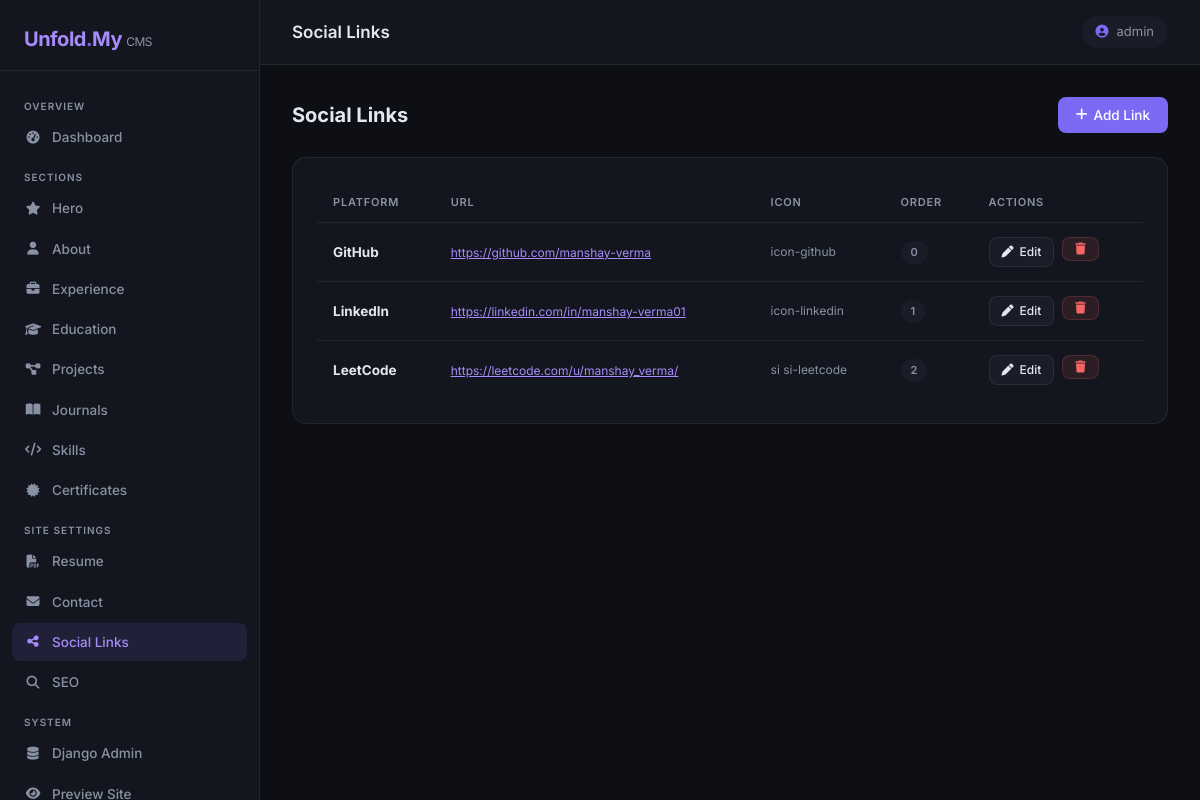
The page /admin-panel/social/ (signed in) on the database its author committed.
### profile_1/models.py (models this page shows, shortened)
class SocialLink(models.Model):
    platform = models.CharField(max_length=100)
    url = models.URLField()
    icon = models.CharField(max_length=100, blank=True, help_text="Icon class name, e.g. icon-twitter")
    display_order = models.PositiveIntegerField(default=0)
    class Meta:
        ordering = ["display_order", "platform"]

### profile_1/admin_panel/views.py (the view)
# urls.py: path("social/",            views.social_list,         name="social"),
@staff_required
def social_list(request):
    items = SocialLink.objects.all()
    return render(request, "admin-panel/social.html", {"items": items})

### profile_1/admin_panel/views.py (called while the page is built)
def staff_required(view_func):
    @wraps(view_func)
    def wrapper(request, *args, **kwargs):
        if not (request.user.is_authenticated and request.user.is_staff):
            return redirect("admin_panel:login")
        return view_func(request, *args, **kwargs)
    return wrapper

### profile_1/templates/admin-panel/social.html (shortened to what this page needs)
{% extends "admin-panel/base.html" %}
{% block page_title_header %}Social Links{% endblock %}
{% block nav_social %}active{% endblock %}
{% block content %}
<div class="page-header">
  <h2>Social Links</h2>
  <a href="{% url 'admin_panel:social-add' %}" class="btn-panel btn-primary-panel"><i class="fa-solid fa-plus"></i> Add Link</a>
</div>
<div class="panel-card">
  {% if items %}
  <table class="panel-table">
    <thead>
      <tr><th>Platform</th><th>URL</th><th>Icon</th><th>Order</th><th>Actions</th></tr>
    </thead>
    <tbody>
      {% for item in items %}
      <tr>
        <td><strong>{{ item.platform }}</strong></td>
        <td><a href="{{ item.url }}" target="_blank" style="color:var(--accent2);font-size:12px;">{{ item.url|truncatechars:40 }}</a></td>
        <td style="color:var(--muted);font-size:12px;">{{ item.icon|default:"—" }}</td>
        <td><span class="badge-panel badge-muted">{{ item.display_order }}</span></td>
        <td>
          <div style="display:flex;gap:8px;">
            <a href="{% url 'admin_panel:social-edit' item.pk %}" class="btn-panel btn-secondary-panel btn-sm-panel"><i class="fa-solid fa-pen"></i> Edit</a>
            <form method="post" action="{% url 'admin_panel:social-delete' item.pk %}" style="display:inline;" onsubmit="return confirm('Delete?')">
              {% csrf_token %}<button type="submit" class="btn-panel btn-danger-panel btn-sm-panel"><i class="fa-solid fa-trash"></i></button>
            </form>
          </div>
        </td>
      </tr>
      {% endfor %}
    </tbody>
  </table>
  {% else %}
  <div class="empty-state"><i class="fa-solid fa-share-nodes"></i>No social links yet.</div>
  {% endif %}
</div>
{% endblock %}

### profile_1/templates/admin-panel/base.html (shortened to what this page needs)
{% load static %}
<!DOCTYPE html>
<html lang="en">
<head>
  <link rel="stylesheet" href="https://cdn.jsdelivr.net/npm/bootstrap@5.3.2/dist/css/bootstrap.min.css">
  <link rel="stylesheet" href="https://cdnjs.cloudflare.com/ajax/libs/font-awesome/6.5.1/css/all.min.css">
</head>
<body>
  <aside class="sidebar">
    <div class="sidebar-brand">Unfold<span>.</span>My <span style="font-size:12px;font-weight:400;color:var(--muted)">CMS</span></div>
    <nav class="sidebar-nav">
      <div class="nav-section-label">Overview</div>
      <a href="{% url 'admin_panel:dashboard' %}" class="sidebar-link {% block nav_dashboard %}{% endblock %}">
        <i class="fa-solid fa-gauge-high"></i> Dashboard
      </a>
      <div class="nav-section-label">Sections</div>
      <a href="{% url 'admin_panel:hero' %}" class="sidebar-link {% block nav_hero %}{% endblock %}">
        <i class="fa-solid fa-star"></i> Hero
      </a>
      <a href="{% url 'admin_panel:about' %}" class="sidebar-link {% block nav_about %}{% endblock %}">
        <i class="fa-solid fa-user"></i> About
      </a>
      <a href="{% url 'admin_panel:experience' %}" class="sidebar-link {% block nav_experience %}{% endblock %}">
        <i class="fa-solid fa-briefcase"></i> Experience
      </a>
      <a href="{% url 'admin_panel:education' %}" class="sidebar-link {% block nav_education %}{% endblock %}">
        <i class="fa-solid fa-graduation-cap"></i> Education
      </a>
      <a href="{% url 'admin_panel:projects' %}" class="sidebar-link {% block nav_projects %}{% endblock %}">
        <i class="fa-solid fa-diagram-project"></i> Projects
      </a>
      <a href="{% url 'admin_panel:journals' %}" class="sidebar-link {% block nav_journals %}{% endblock %}">
        <i class="fa-solid fa-book-open"></i> Journals
      </a>
      <a href="{% url 'admin_panel:skills' %}" class="sidebar-link {% block nav_skills %}{% endblock %}">
        <i class="fa-solid fa-code"></i> Skills
      </a>
      <a href="{% url 'admin_panel:certifications' %}" class="sidebar-link {% block nav_certifications %}{% endblock %}">
        <i class="fa-solid fa-certificate"></i> Certificates
      </a>
      <div class="nav-section-label">Site Settings</div>
      <a href="{% url 'admin_panel:resume' %}" class="sidebar-link {% block nav_resume %}{% endblock %}">
        <i class="fa-solid fa-file-pdf"></i> Resume
      </a>
      <a href="{% url 'admin_panel:contact' %}" class="sidebar-link {% block nav_contact %}{% endblock %}">
        <i class="fa-solid fa-envelope"></i> Contact
      </a>
      <a href="{% url 'admin_panel:social' %}" class="sidebar-link {% block nav_social %}{% endblock %}">
        <i class="fa-solid fa-share-nodes"></i> Social Links
      </a>
      <a href="{% url 'admin_panel:seo' %}" class="sidebar-link {% block nav_seo %}{% endblock %}">
        <i class="fa-solid fa-magnifying-glass"></i> SEO
      </a>
      <div class="nav-section-label">System</div>
      <a href="/admin/" target="_blank" class="sidebar-link">
        <i class="fa-solid fa-database"></i> Django Admin
      </a>
      <a href="/" target="_blank" class="sidebar-link">
        <i class="fa-solid fa-eye"></i> Preview Site
      </a>
    </nav>
  </aside>
  <div class="main-content">
    <div class="topbar">
      <h1>{% block page_title_header %}Dashboard{% endblock %}</h1>
      <div class="user-chip"><i class="fa-solid fa-circle-user"></i> {{ request.user.username }}</div>
    </div>
    <div class="page-body">
      {% block content %}{% endblock %}
    </div>
  </div>
</body>
</html>

### profile_1/templates/admin-panel/base.html (style rules this page uses)
:root { --sidebar-w: 260px; --bg: #0d0f14; --surface: #13161e; --surface2: #1a1d28; --border: rgba(255,255,255,0.07); --accent: #7c6af5; --accent2: #a78bfa; --text: #e2e8f0; --muted: #8892a4; --danger: #f56565; --success: #48bb78; }
*, *::before, *::after { box-sizing: border-box; }
body { margin: 0; font-family: 'Inter', sans-serif; background: var(--bg); color: var(--text); min-height: 100vh; }
.sidebar { position: fixed; top: 0; left: 0; width: var(--sidebar-w); height: 100vh; background: var(--surface); border-right: 1px solid var(--border); display: flex; flex-direction: column; z-index: 100; overflow-y: auto; }
.sidebar-brand { padding: 24px 24px 16px; font-size: 20px; font-weight: 700; letter-spacing: -0.5px; color: var(--accent2); border-bottom: 1px solid var(--border); }
.sidebar-brand span { color: var(--accent); }
.sidebar-nav { flex: 1; padding: 16px 12px; }
.nav-section-label { font-size: 10px; text-transform: uppercase; letter-spacing: 1px; color: var(--muted); padding: 12px 12px 4px; font-weight: 600; }
.sidebar-link { display: flex; align-items: center; gap: 10px; padding: 9px 12px; border-radius: 8px; font-size: 13.5px; font-weight: 500; color: var(--muted); text-decoration: none; margin-bottom: 2px; transition: all .15s ease; }
.sidebar-link:hover, .sidebar-link.active { background: rgba(124,106,245,.12); color: var(--accent2); }
.sidebar-link i { width: 18px; text-align: center; font-size: 13px; }
.main-content { margin-left: var(--sidebar-w); min-height: 100vh; display: flex; flex-direction: column; }
.topbar { position: sticky; top: 0; z-index: 50; background: var(--surface); border-bottom: 1px solid var(--border); padding: 16px 32px; display: flex; align-items: center; justify-content: space-between; }
.topbar h1 { font-size: 17px; font-weight: 600; margin: 0; }
.topbar .user-chip { background: var(--surface2); border-radius: 40px; padding: 6px 14px; font-size: 13px; color: var(--muted); display: flex; align-items: center; gap: 8px; }
.topbar .user-chip i { color: var(--accent); }
.page-body { flex: 1; padding: 32px; }
.panel-card { background: var(--surface); border: 1px solid var(--border); border-radius: 14px; padding: 24px; }
.btn-panel { display: inline-flex; align-items: center; gap: 6px; padding: 8px 18px; border-radius: 8px; font-size: 13.5px; font-weight: 500; border: none; cursor: pointer; text-decoration: none; transition: all .15s; }
.btn-primary-panel { background: var(--accent); color: #fff; }
.btn-secondary-panel { background: var(--surface2); color: var(--text); border: 1px solid var(--border); }
.btn-danger-panel { background: rgba(245,101,101,.1); color: var(--danger); border: 1px solid rgba(245,101,101,.2); }
.btn-sm-panel { padding: 5px 12px; font-size: 12px; }
.panel-table { width: 100%; border-collapse: collapse; }
.panel-table th { padding: 12px 16px; text-align: left; font-size: 11px; text-transform: uppercase; letter-spacing: 0.8px; color: var(--muted); border-bottom: 1px solid var(--border); font-weight: 600; }
.panel-table td { padding: 14px 16px; border-bottom: 1px solid var(--border); font-size: 13.5px; color: var(--text); vertical-align: middle; }
.panel-table tr:last-child td { border-bottom: none; }
.badge-panel { display: inline-block; padding: 3px 10px; border-radius: 20px; font-size: 11px; font-weight: 600; }
.badge-muted { background: var(--surface2); color: var(--muted); }
.page-header { display: flex; align-items: center; justify-content: space-between; margin-bottom: 24px; }
.page-header h2 { font-size: 20px; font-weight: 700; margin: 0; }

### rows shown on the page
SocialLink: platform "GitHub", url "https://github.com/manshay-verma", icon "icon-github", display_order "0"
SocialLink: platform "LinkedIn", url "https://linkedin.com/in/manshay-verma01", icon "icon-linkedin", display_order "1"
SocialLink: platform "LeetCode", url "https://leetcode.com/u/manshay_verma/", icon "si si-leetcode", display_order "2"

### other values the page prints
{{ request.user.username }} "admin"
